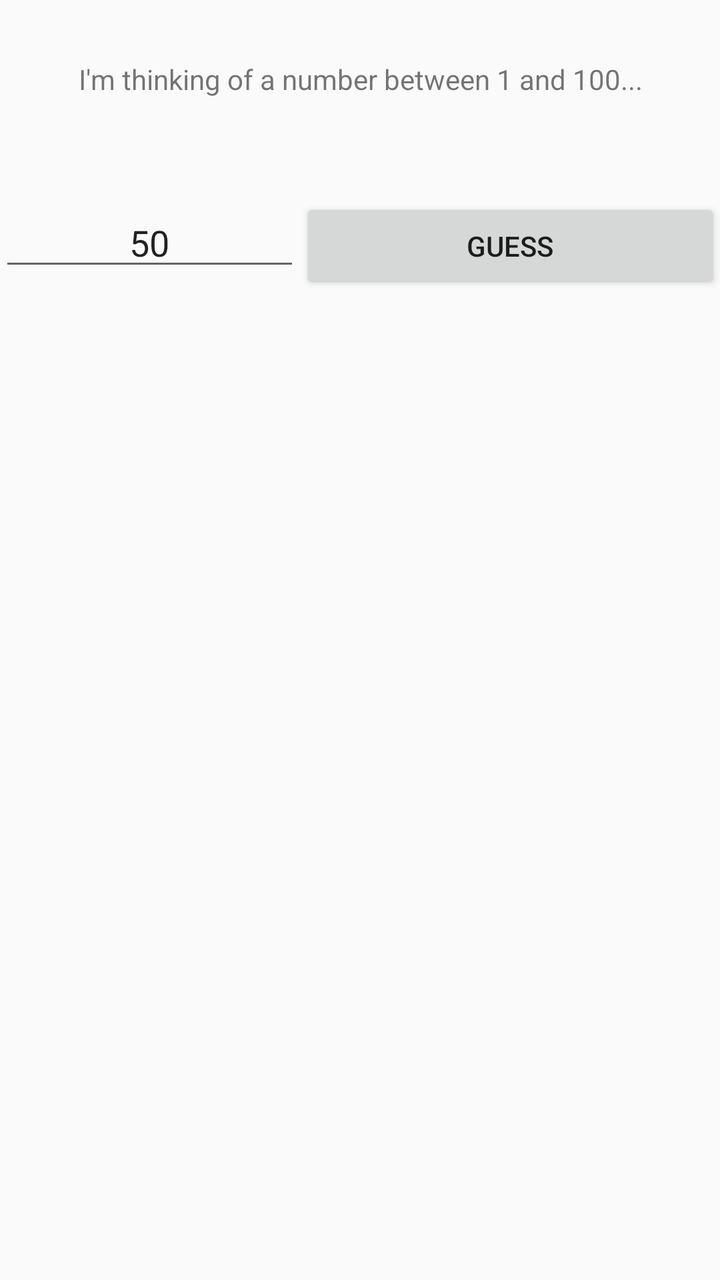
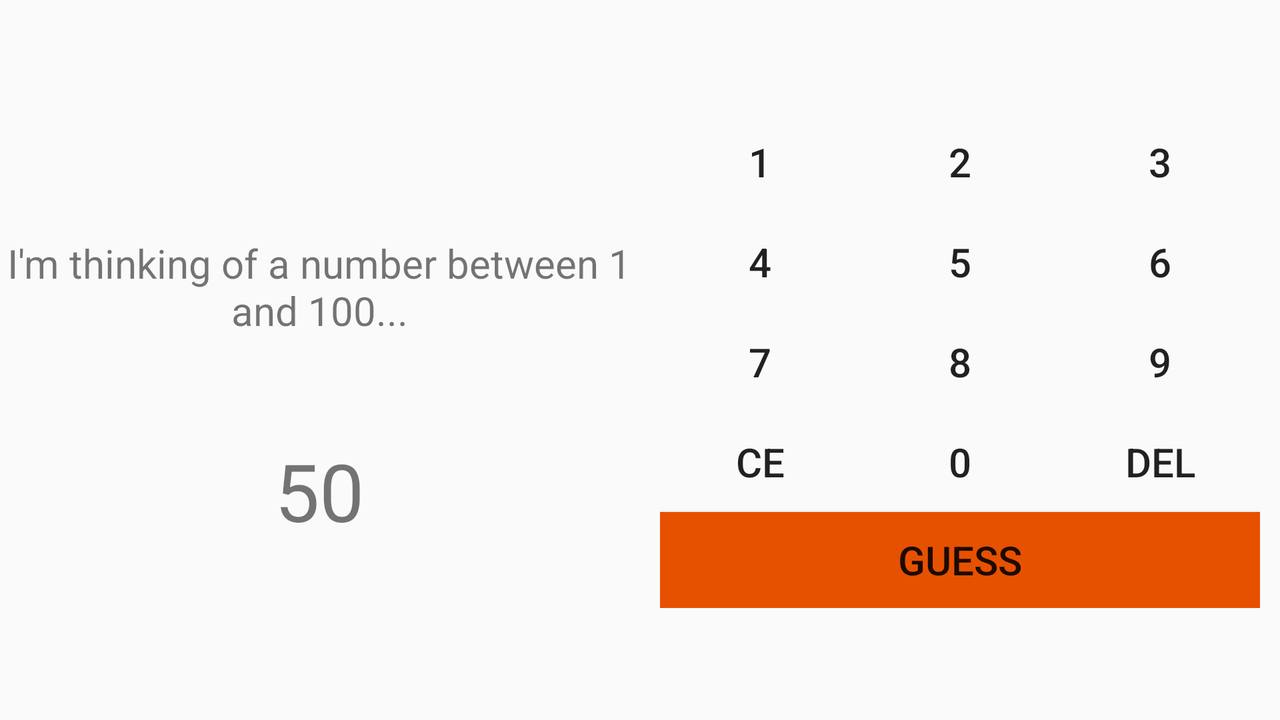

Two renders of one Android screen. The first uses the default layout on a phone; the second uses the alternative layout the repository ships for a different screen configuration, on a matching device. The two XML files are below.
<!-- AndroidManifest.xml: application theme AppTheme -->
<!-- res/layout/fragment_game.xml -->
<RelativeLayout xmlns:android="http://schemas.android.com/apk/res/android"
    xmlns:tools="http://schemas.android.com/tools"
    android:id="@+id/fragment_game"
    android:layout_width="match_parent"
    android:layout_height="match_parent"
    android:paddingBottom="@dimen/activity_vertical_margin"
    android:paddingLeft="@dimen/activity_horizontal_margin"
    android:paddingRight="@dimen/activity_horizontal_margin"
    android:paddingTop="@dimen/activity_vertical_margin"
    tools:context="com.wbrawner.numberguess.MainActivity">

    <TextView
        android:layout_width="match_parent"
        android:layout_height="wrap_content"
        android:text="@string/guess_prompt"
        android:textAlignment="center"
        android:layout_marginTop="30dp"
        android:layout_alignParentTop="true"
        android:layout_alignParentLeft="true"
        android:layout_alignParentStart="true"
        android:id="@+id/guessPrompt" />


    <LinearLayout
        android:orientation="horizontal"
        android:layout_width="match_parent"
        android:layout_height="wrap_content"
        android:layout_alignParentLeft="true"
        android:layout_alignParentStart="true"
        android:layout_below="@id/guessPrompt"
        android:layout_marginTop="50dp"
        android:weightSum="10">

        <EditText
            android:imeOptions="flagNoExtractUi"
            android:layout_weight="5"
            android:layout_height="wrap_content"
            android:layout_width="wrap_content"
            android:inputType="number"
            android:id="@+id/guessInput"
            android:layout_centerHorizontal="true"
            android:layout_centerVertical="true"
            android:textAlignment="center"
            android:text="50" />

        <Button
            android:layout_width="wrap_content"
            android:layout_height="wrap_content"
            android:layout_weight="5"
            android:id="@+id/guessButton"
            android:text="@string/guess_button" />

    </LinearLayout>

</RelativeLayout>
<!-- resources referenced by this layout -->
<resources>
  <string name="guess_button">Guess</string>
  <string name="guess_prompt">I\'m thinking of a number between 1 and 100...</string>
  <style name="AppTheme" parent="Theme.AppCompat.Light.DarkActionBar">
          
          <item name="colorPrimary">@color/colorPrimary</item>
          <item name="colorPrimaryDark">@color/colorPrimaryDark</item>
          <item name="colorAccent">@color/colorAccent</item>
      </style>
  <color name="colorPrimary">#607D8B</color>
  <color name="colorPrimaryDark">#263238</color>
  <color name="colorAccent">#E65100</color>
</resources>
<!-- res/layout-land/fragment_game.xml (the repository's variant of the layout above) -->
<!-- drawn on the phone turned sideways -->
<LinearLayout xmlns:android="http://schemas.android.com/apk/res/android"
    xmlns:tools="http://schemas.android.com/tools"
    android:orientation="horizontal"
    android:id="@+id/fragment_game"
    android:layout_width="match_parent"
    android:layout_height="match_parent"
    android:paddingBottom="@dimen/activity_vertical_margin"
    android:paddingLeft="@dimen/activity_horizontal_margin"
    android:paddingRight="@dimen/activity_horizontal_margin"
    android:paddingTop="@dimen/activity_vertical_margin"
    tools:context="com.wbrawner.numberguess.MainActivity">
    <LinearLayout
        android:layout_width="match_parent"
        android:layout_weight="1"
        android:orientation="vertical"
        android:layout_gravity="center"
        android:layout_height="wrap_content">
        <TextView
            android:layout_width="match_parent"
            android:layout_height="wrap_content"
            android:text="@string/guess_prompt"
            android:textAlignment="center"
            android:layout_marginTop="30dp"
            android:textSize="20sp"
            android:layout_marginBottom="50dp"
            android:id="@+id/guessPrompt" />
        <TextView
            android:id="@+id/guessInput"
            android:layout_width="match_parent"
            android:layout_height="wrap_content"
            android:maxLength="3"
            android:textSize="40sp"
            android:text="50"
            android:textAlignment="center" />
    </LinearLayout>

    <LinearLayout
        android:layout_width="match_parent"
        android:layout_height="wrap_content"
        android:layout_weight="1"
        android:layout_gravity="center_vertical"
        android:gravity="center"
        android:orientation="vertical">

        <LinearLayout
            android:layout_width="300dp"
            android:layout_height="match_parent"
            android:layout_gravity="center"
            android:gravity="center"
            android:orientation="vertical">

            <LinearLayout
                android:layout_width="match_parent"
                android:layout_height="wrap_content"
                android:layout_margin="0dp"
                android:padding="0dp"
                android:orientation="horizontal">

                <Button
                    android:id="@+id/button_1"
                    style="@style/inputButton"
                    android:text="1" />

                <Button
                    android:id="@+id/button_2"
                    style="@style/inputButton"
                    android:text="2" />

                <Button
                    android:id="@+id/button_3"
                    style="@style/inputButton"
                    android:text="3" />
            </LinearLayout>

            <LinearLayout
                android:layout_width="match_parent"
                android:layout_height="wrap_content"
                android:orientation="horizontal">

                <Button
                    android:id="@+id/button_4"
                    style="@style/inputButton"
                    android:text="4" />

                <Button
                    android:id="@+id/button_5"
                    style="@style/inputButton"
                    android:text="5" />

                <Button
                    android:id="@+id/button_6"
                    style="@style/inputButton"
                    android:text="6" />
            </LinearLayout>

            <LinearLayout
                android:layout_width="match_parent"
                android:layout_height="wrap_content"
                android:orientation="horizontal">

                <Button
                    android:id="@+id/button_7"
                    style="@style/inputButton"
                    android:text="7" />

                <Button
                    android:id="@+id/button_8"
                    style="@style/inputButton"
                    android:text="8" />

                <Button
                    android:id="@+id/button_9"
                    style="@style/inputButton"
                    android:text="9" />
            </LinearLayout>

            <LinearLayout
                android:layout_width="match_parent"
                android:layout_height="wrap_content"
                android:orientation="horizontal">

                <Button
                    android:id="@+id/button_clear"
                    style="@style/inputButton"
                    android:text="CE" />

                <Button
                    android:id="@+id/button_0"
                    style="@style/inputButton"
                    android:text="0" />

                <Button
                    android:id="@+id/button_delete"
                    style="@style/inputButton"
                    android:text="Del" />
            </LinearLayout>

            <Button
                android:id="@+id/guessButton"
                style="@style/inputButton"
                android:layout_width="match_parent"
                android:layout_height="wrap_content"
                android:background="@color/colorAccent"
                android:padding="0dp"
                android:text="@string/guess_button" />

        </LinearLayout>

    </LinearLayout>

</LinearLayout>
<!-- resources referenced by the variant -->
<!-- as the phone turned sideways resolves them -->
<resources>
  <color name="colorAccent">#E65100</color>
  <string name="guess_button">Guess</string>
  <string name="guess_prompt">I\'m thinking of a number between 1 and 100...</string>
  <style name="inputButton">
          <item name="android:background">@android:color/transparent</item>
          <item name="android:textSize">20sp</item>
          <item name="android:layout_height">50dp</item>
          <item name="android:layout_width">100dp</item>
          <item name="android:layout_weight">2</item>
          <item name="android:layout_margin">0dp</item>
          <item name="android:padding">0dp</item>
      </style>
  <style name="AppTheme" parent="Theme.AppCompat.Light.DarkActionBar">
          
          <item name="colorPrimary">@color/colorPrimary</item>
          <item name="colorPrimaryDark">@color/colorPrimaryDark</item>
          <item name="colorAccent">@color/colorAccent</item>
      </style>
  <color name="colorPrimary">#607D8B</color>
  <color name="colorPrimaryDark">#263238</color>
</resources>
